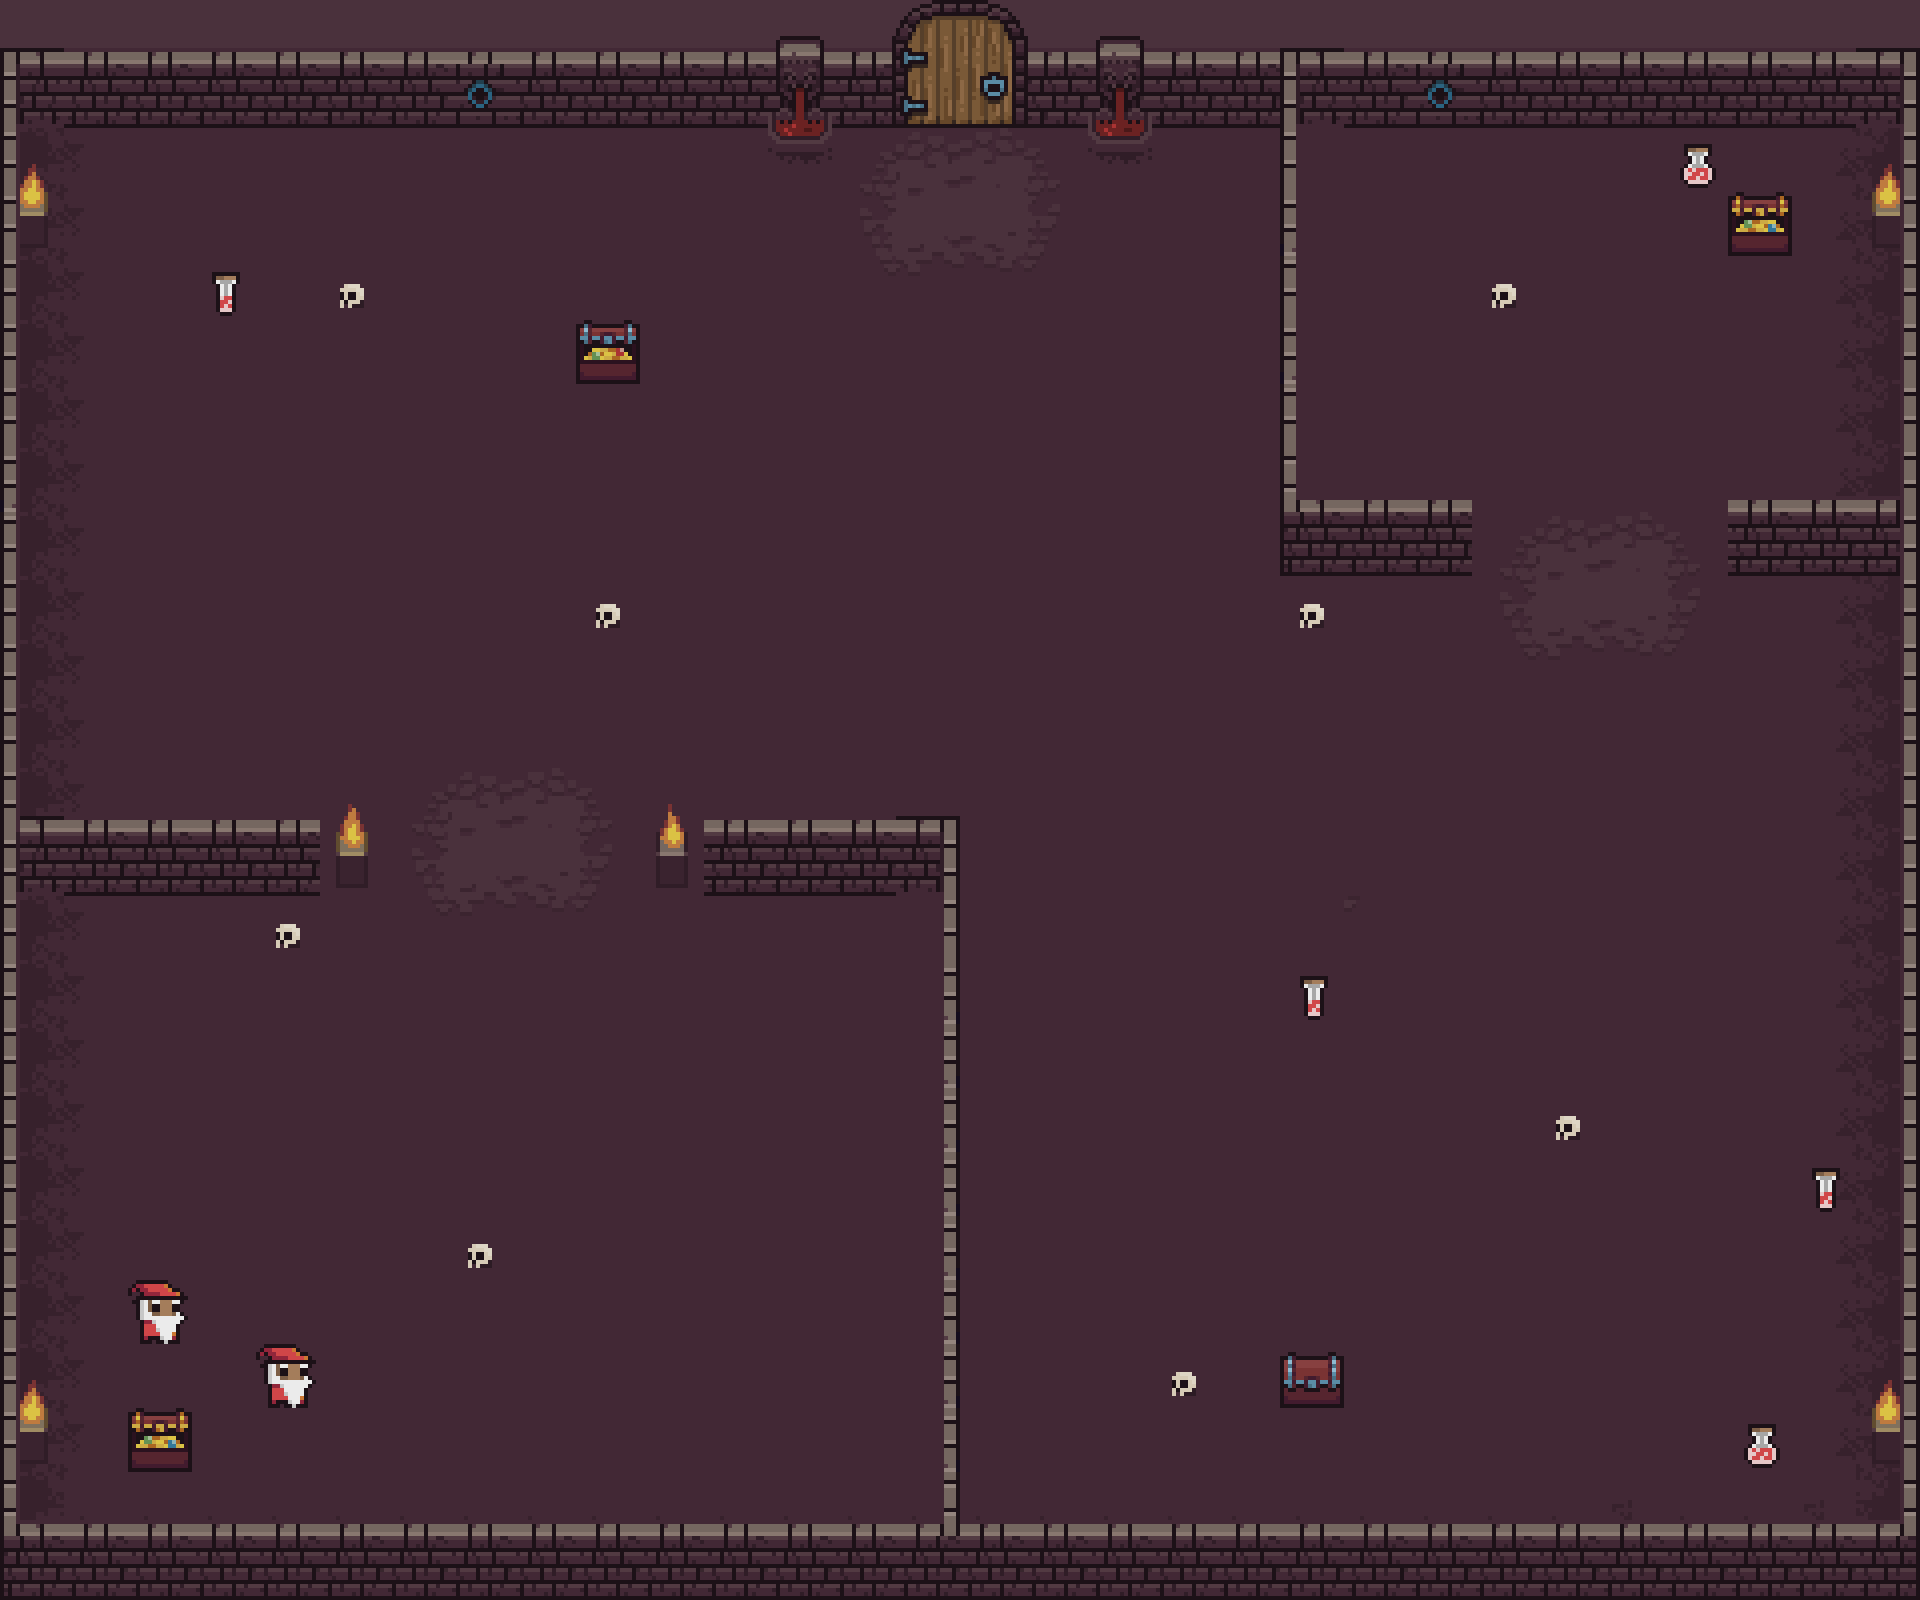

The image is a tile-based game level rendered from a .tmx file. Its description and source (layers, tilesets, objects; grid data summarised) follow:
An orthogonal 30x25 tile map with 64x64 px tiles, 7 tile layers (Floor, Dirt, Potions, Chests, ...).

<map version="1.10" tiledversion="1.10.2" orientation="orthogonal" renderorder="left-up" width="30" height="25" tilewidth="64" tileheight="64" infinite="0" nextlayerid="18" nextobjectid="7">
 <tileset firstgid="1" source="dungeon_tileset_1.tsx" />
 <layer id="4" name="Floor" width="30" height="25">
  <data>[750 cells, 750 non-empty, 13 distinct tile ids]</data>
 </layer>
 <layer id="5" name="Dirt" width="30" height="25" opacity="0.3">
  <data>[750 cells, 204 non-empty, 14 distinct tile ids]</data>
 </layer>
 <layer id="16" name="Potions" width="30" height="25">
  <data>[750 cells, 7 non-empty, 3 distinct tile ids]</data>
 </layer>
 <layer id="13" name="Chests" width="30" height="25">
  <data>[750 cells, 4 non-empty, 3 distinct tile ids]</data>
 </layer>
 <layer id="8" name="Decorations" width="30" height="25">
  <data>[750 cells, 48 non-empty, 6 distinct tile ids]</data>
 </layer>
 <layer id="6" name="Walls" width="30" height="25">
  <data>[750 cells, 208 non-empty, 30 distinct tile ids]</data>
 </layer>
 <layer id="17" name="WallsDecoration" width="30" height="25">
  <data>[750 cells, 1 non-empty, 1 distinct tile ids]</data>
 </layer>
</map>
